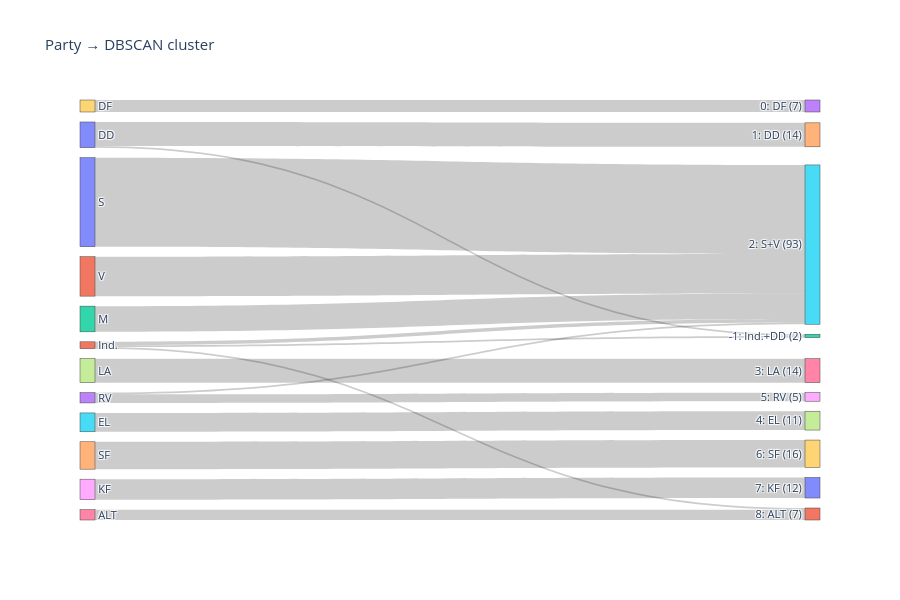

Notebook code cell kept with this figure:
### Code cell
clusters_db = name_clusters(pd.Series(labels_own, index=X.index))
sankey(short[order], clusters_db[order], "Party → DBSCAN cluster")

### Figure 1 — Plotly figure (JSON) as saved in the notebook; plotly's stock layout.template omitted (floating-point values rounded to 4 significant figures)
{"data": [{"link": {"source": [6, 10, 10, 9, 5, 11, 11, 11, 8, 7, 2, 3, 3, 0, 4, 1], "target": [21, 12, 14, 13, 17, 12, 15, 21, 20, 16, 15, 15, 18, 15, 19, 15], "value": [6, 1, 14, 7, 11, 1, 2, 1, 12, 14, 15, 1, 5, 52, 16, 23]}, "node": {"label": ["S", "V", "M", "RV", "SF", "EL", "ALT", "LA", "KF", "DF", "DD", "Ind.", "-1: Ind.+DD (2)", "0: DF (7)", "1: DD (14)", "2: S+V (93)", "3: LA (14)", "4: EL (11)", "5: RV (5)", "6: SF (16)", "7: KF (12)", "8: ALT (7)"], "pad": 10, "thickness": 15}, "type": "sankey"}], "layout": {"font": {"size": 11}, "height": 600, "title": {"text": "Party → DBSCAN cluster"}}}
